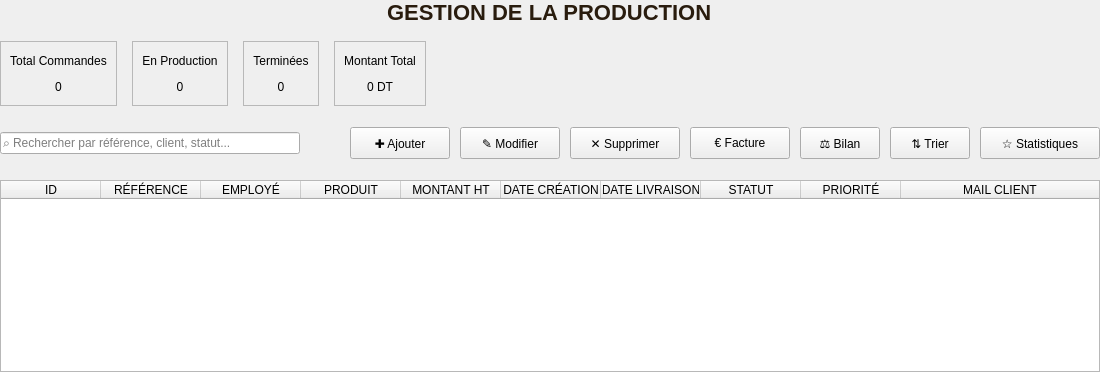
            <widget class="QWidget" name="productionPage">
             <layout class="QVBoxLayout" name="verticalLayout_production">
              <property name="spacing">
               <number>16</number>
              </property>
              <property name="leftMargin">
               <number>0</number>
              </property>
              <property name="topMargin">
               <number>0</number>
              </property>
              <property name="rightMargin">
               <number>0</number>
              </property>
              <property name="bottomMargin">
               <number>0</number>
              </property>
              <item alignment="Qt::AlignmentFlag::AlignHCenter">
               <widget class="QLabel" name="productionTitle">
                <property name="styleSheet">
                 <string notr="true">color: #291C0E; font-family: 'Times New Roman', serif; font-size: 22px; font-weight: bold;</string>
                </property>
                <property name="text">
                 <string>GESTION DE LA PRODUCTION</string>
                </property>
               </widget>
              </item>
              <item>
               <widget class="QWidget" name="productionStatsContainer" native="true">
                <property name="minimumSize">
                 <size>
                  <width>0</width>
                  <height>65</height>
                 </size>
                </property>
                <property name="maximumSize">
                 <size>
                  <width>16777215</width>
                  <height>65</height>
                 </size>
                </property>
                <layout class="QHBoxLayout" name="horizontalLayout_productionStats">
                 <property name="spacing">
                  <number>15</number>
                 </property>
                 <property name="leftMargin">
                  <number>0</number>
                 </property>
                 <property name="topMargin">
                  <number>0</number>
                 </property>
                 <property name="rightMargin">
                  <number>0</number>
                 </property>
                 <property name="bottomMargin">
                  <number>0</number>
                 </property>
                 <item>
                  <widget class="QFrame" name="statsCardProduction1">
                   <property name="frameShape">
                    <enum>QFrame::Shape::StyledPanel</enum>
                   </property>
                   <layout class="QVBoxLayout" name="verticalLayout_statsProduction1">
                    <item>
                     <widget class="QLabel" name="statsLabelProduction1">
                      <property name="text">
                       <string>Total Commandes</string>
                      </property>
                      <property name="alignment">
                       <set>Qt::AlignmentFlag::AlignCenter</set>
                      </property>
                     </widget>
                    </item>
                    <item>
                     <widget class="QLabel" name="statsValueProduction1">
                      <property name="text">
                       <string>0</string>
                      </property>
                      <property name="alignment">
                       <set>Qt::AlignmentFlag::AlignCenter</set>
                      </property>
                     </widget>
                    </item>
                   </layout>
                  </widget>
                 </item>
                 <item>
                  <widget class="QFrame" name="statsCardProduction2">
                   <property name="frameShape">
                    <enum>QFrame::Shape::StyledPanel</enum>
                   </property>
                   <layout class="QVBoxLayout" name="verticalLayout_statsProduction2">
                    <item>
                     <widget class="QLabel" name="statsLabelProduction2">
                      <property name="text">
                       <string>En Production</string>
                      </property>
                      <property name="alignment">
                       <set>Qt::AlignmentFlag::AlignCenter</set>
                      </property>
                     </widget>
                    </item>
                    <item>
                     <widget class="QLabel" name="statsValueProduction2">
                      <property name="text">
                       <string>0</string>
                      </property>
                      <property name="alignment">
                       <set>Qt::AlignmentFlag::AlignCenter</set>
                      </property>
                     </widget>
                    </item>
                   </layout>
                  </widget>
                 </item>
                 <item>
                  <widget class="QFrame" name="statsCardProduction3">
                   <property name="frameShape">
                    <enum>QFrame::Shape::StyledPanel</enum>
                   </property>
                   <layout class="QVBoxLayout" name="verticalLayout_statsProduction3">
                    <item>
                     <widget class="QLabel" name="statsLabelProduction3">
                      <property name="text">
                       <string>Terminées</string>
                      </property>
                      <property name="alignment">
                       <set>Qt::AlignmentFlag::AlignCenter</set>
                      </property>
                     </widget>
                    </item>
                    <item>
                     <widget class="QLabel" name="statsValueProduction3">
                      <property name="text">
                       <string>0</string>
                      </property>
                      <property name="alignment">
                       <set>Qt::AlignmentFlag::AlignCenter</set>
                      </property>
                     </widget>
                    </item>
                   </layout>
                  </widget>
                 </item>
                 <item>
                  <widget class="QFrame" name="statsCardProduction4">
                   <property name="frameShape">
                    <enum>QFrame::Shape::StyledPanel</enum>
                   </property>
                   <layout class="QVBoxLayout" name="verticalLayout_statsProduction4">
                    <item>
                     <widget class="QLabel" name="statsLabelProduction4">
                      <property name="text">
                       <string>Montant Total</string>
                      </property>
                      <property name="alignment">
                       <set>Qt::AlignmentFlag::AlignCenter</set>
                      </property>
                     </widget>
                    </item>
                    <item>
                     <widget class="QLabel" name="statsValueProduction4">
                      <property name="text">
                       <string>0 DT</string>
                      </property>
                      <property name="alignment">
                       <set>Qt::AlignmentFlag::AlignCenter</set>
                      </property>
                     </widget>
                    </item>
                   </layout>
                  </widget>
                 </item>
                 <item>
                  <spacer name="horizontalSpacer_statsProduction">
                   <property name="orientation">
                    <enum>Qt::Orientation::Horizontal</enum>
                   </property>
                   <property name="sizeHint" stdset="0">
                    <size>
                     <width>40</width>
                     <height>20</height>
                    </size>
                   </property>
                  </spacer>
                 </item>
                </layout>
               </widget>
              </item>
              <item>
               <widget class="QWidget" name="productionToolbar" native="true">
                <property name="minimumSize">
                 <size>
                  <width>0</width>
                  <height>42</height>
                 </size>
                </property>
                <property name="maximumSize">
                 <size>
                  <width>16777215</width>
                  <height>42</height>
                 </size>
                </property>
                <layout class="QHBoxLayout" name="horizontalLayout_production">
                 <property name="spacing">
                  <number>10</number>
                 </property>
                 <property name="leftMargin">
                  <number>0</number>
                 </property>
                 <property name="topMargin">
                  <number>0</number>
                 </property>
                 <property name="rightMargin">
                  <number>0</number>
                 </property>
                 <property name="bottomMargin">
                  <number>0</number>
                 </property>
                 <item>
                  <widget class="QLineEdit" name="searchBoxProduction">
                   <property name="minimumSize">
                    <size>
                     <width>300</width>
                     <height>0</height>
                    </size>
                   </property>
                   <property name="placeholderText">
                    <string>⌕ Rechercher par référence, client, statut...</string>
                   </property>
                  </widget>
                 </item>
                 <item>
                  <spacer name="horizontalSpacer_production">
                   <property name="orientation">
                    <enum>Qt::Orientation::Horizontal</enum>
                   </property>
                   <property name="sizeHint" stdset="0">
                    <size>
                     <width>40</width>
                     <height>20</height>
                    </size>
                   </property>
                  </spacer>
                 </item>
                 <item>
                  <widget class="QPushButton" name="btnCreerProduction">
                   <property name="minimumSize">
                    <size>
                     <width>100</width>
                     <height>32</height>
                    </size>
                   </property>
                   <property name="text">
                    <string>✚ Ajouter</string>
                   </property>
                  </widget>
                 </item>
                 <item>
                  <widget class="QPushButton" name="btnModifierProduction">
                   <property name="minimumSize">
                    <size>
                     <width>100</width>
                     <height>32</height>
                    </size>
                   </property>
                   <property name="text">
                    <string>✎ Modifier</string>
                   </property>
                  </widget>
                 </item>
                 <item>
                  <widget class="QPushButton" name="btnSupprimerProduction">
                   <property name="minimumSize">
                    <size>
                     <width>110</width>
                     <height>32</height>
                    </size>
                   </property>
                   <property name="text">
                    <string>✕ Supprimer</string>
                   </property>
                  </widget>
                 </item>
                 <item>
                  <widget class="QPushButton" name="btnFactureProduction">
                   <property name="minimumSize">
                    <size>
                     <width>100</width>
                     <height>32</height>
                    </size>
                   </property>
                   <property name="text">
                    <string>€ Facture</string>
                   </property>
                  </widget>
                 </item>
                 <item>
                  <widget class="QPushButton" name="btnExcelProduction">
                   <property name="minimumSize">
                    <size>
                     <width>80</width>
                     <height>32</height>
                    </size>
                   </property>
                   <property name="text">
                    <string>⚖ Bilan</string>
                   </property>
                  </widget>
                 </item>
                 <item>
                  <widget class="QPushButton" name="btnTrierProduction">
                   <property name="minimumSize">
                    <size>
                     <width>80</width>
                     <height>32</height>
                    </size>
                   </property>
                   <property name="text">
                    <string>⇅ Trier</string>
                   </property>
                  </widget>
                 </item>
                 <item>
                  <widget class="QPushButton" name="btnStatistiquesProduction">
                   <property name="minimumSize">
                    <size>
                     <width>120</width>
                     <height>32</height>
                    </size>
                   </property>
                   <property name="text">
                    <string>☆ Statistiques</string>
                   </property>
                  </widget>
                 </item>
                </layout>
               </widget>
              </item>
              <item>
               <widget class="QTableWidget" name="productionTable">
                <property name="enabled">
                 <bool>true</bool>
                </property>
                <property name="editTriggers">
                 <set>QAbstractItemView::EditTrigger::NoEditTriggers</set>
                </property>
                <property name="alternatingRowColors">
                 <bool>true</bool>
                </property>
                <property name="selectionBehavior">
                 <enum>QAbstractItemView::SelectionBehavior::SelectRows</enum>
                </property>
                <property name="showGrid">
                 <bool>true</bool>
                </property>
                <property name="sortingEnabled">
                 <bool>false</bool>
                </property>
                <attribute name="horizontalHeaderStretchLastSection">
                 <bool>true</bool>
                </attribute>
                <column>
                 <property name="text">
                  <string>ID</string>
                 </property>
                </column>
                <column>
                 <property name="text">
                  <string>RÉFÉRENCE</string>
                 </property>
                </column>
                <column>
                 <property name="text">
                  <string>EMPLOYÉ</string>
                 </property>
                </column>
                <column>
                 <property name="text">
                  <string>PRODUIT</string>
                 </property>
                </column>
                <column>
                 <property name="text">
                  <string>MONTANT HT</string>
                 </property>
                </column>
                <column>
                 <property name="text">
                  <string>DATE CRÉATION</string>
                 </property>
                </column>
                <column>
                 <property name="text">
                  <string>DATE LIVRAISON</string>
                 </property>
                </column>
                <column>
                 <property name="text">
                  <string>STATUT</string>
                 </property>
                </column>
                <column>
                 <property name="text">
                  <string>PRIORITÉ</string>
                 </property>
                </column>
                <column>
                 <property name="text">
                  <string>MAIL CLIENT</string>
                 </property>
                </column>
               </widget>
              </item>
             </layout>
            </widget>
